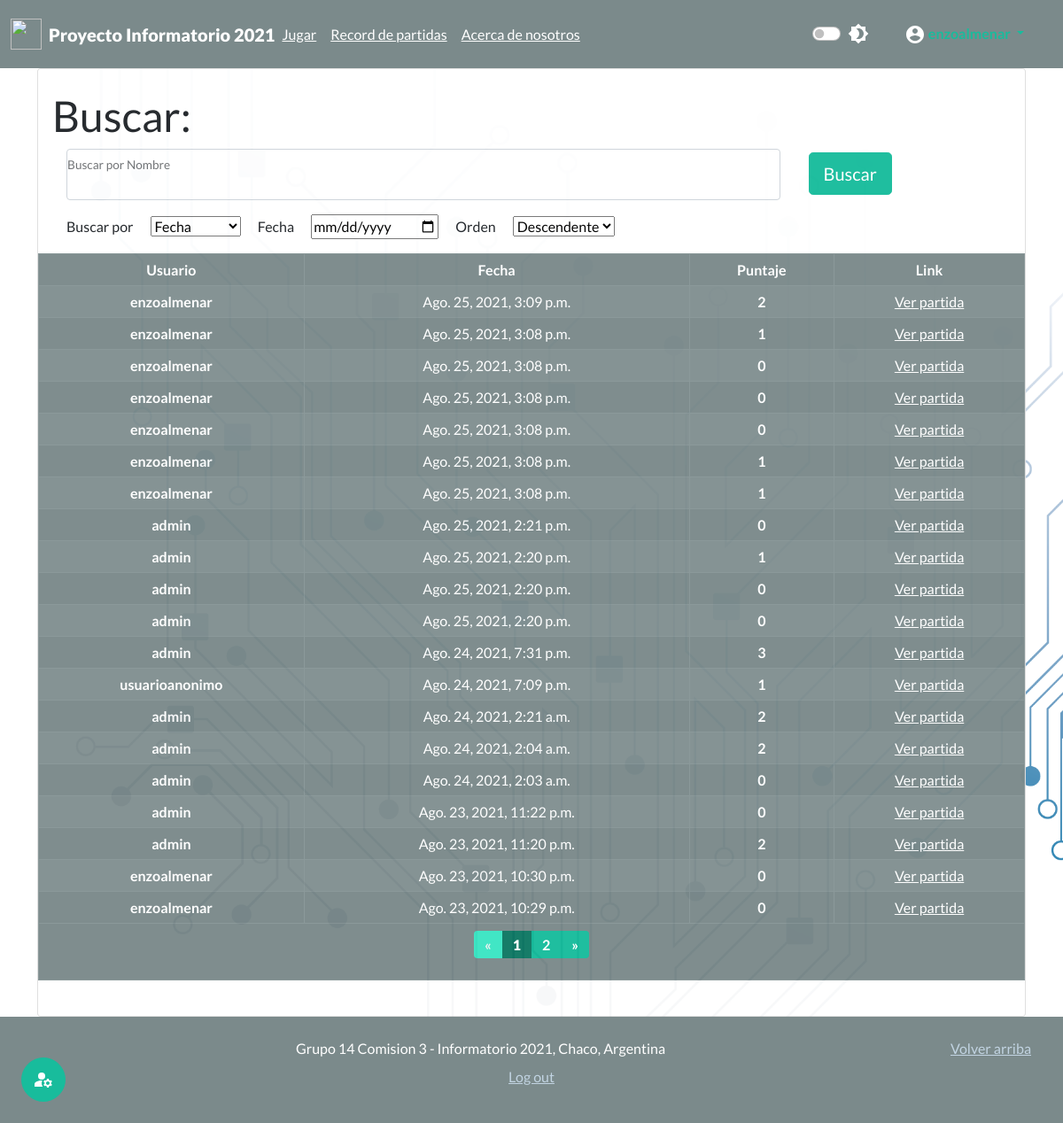
Page /partida/buscar/ (signed in) on the committed database.
### juego_chaco/models.py (models this page shows)
class Partida(models.Model):
    id=models.UUIDField(primary_key=True, default=uuid.uuid4, editable=False)
    usuario=models.ForeignKey(User,on_delete=models.CASCADE)
    puntuacion=models.IntegerField()
    fecha = models.DateTimeField(auto_now_add=True, editable=False)

### juego_chaco/views.py (the view)
# urls.py: path('buscar/',views.buscador,name="buscar-partida"),
def buscador(request):
    not_found=False
    page=request.GET.get('page', 1) #numero de la página de resultados
    buscar = request.GET.get('search', None)
    orden = request.GET.get('ord', 0) #por defecto busca descendente
    fecha = request.GET.get('met', None)
    atributo = request.GET.get('atr', "fecha") #por defecto busca por fecha
    cantidad = request.GET.get('num', 20) #Cantidad por página, 20 por defecto
    orden=["-",""][int(orden)] #convierte el 0 o 1 en los signos para buscar en la db
    atributo=("fecha" if atributo=="" else atributo) #si se deja en blanco entonces no carga ningun valor
    if buscar:#si se define palabras clave las filtra
        buscar=buscar.split(" ")
        usuarios=User.objects.filter(reduce(lambda x, y: x | y, [Q(username__contains=x) for x in buscar])) #primero busca coincidencias en usuarios existentes
        if usuarios.exists():
            partidas=Partida.objects.filter(reduce(lambda x, y: x | y, [Q(usuario=x) for x in usuarios])).order_by(orden+atributo) #luego busca las partidas realizadas por dichos usuarios
        else:
            not_found=True
    else: #en caso contrario busca todas las partidas en la db
        partidas=Partida.objects.all().order_by(orden+atributo)
    if fecha and not not_found:
        fecha=fecha.split("-")
        fecha=[int(i) for i in fecha]
        fecha=date(fecha[0],fecha[1],fecha[2])
        partidas=partidas.filter(fecha__contains=fecha)
    if not_found or not partidas.exists():
        messages.add_message(request, messages.ERROR, 'No se han encontrado resultados.')
        return redirect("/partida/buscar/")
    resultados_paginados=revisar_partida(partidas,int(page),int(cantidad))
    context={"partidas":resultados_paginados, "ranking":True}
    return render(request, 'juego/buscador_partidas.html',context)

### juego_chaco/views.py (called while the page is built)
def revisar_partida(partidas,page,cant):
    paginator=Paginator(partidas,cant)
    try:
        return paginator.page(page)
    except PageNotAnInteger:
        return paginator.page(1)
    except EmptyPage:
        return paginator.page(paginator.num_pages)

### templates/juego/buscador_partidas.html (shortened to what this page needs)
{% extends 'base.html' %}
{% load static %}
{% block content %}
<div class="container">
    <div class="col g-3 py-4 card"  style="opacity: 0.97;">
        <div class="container">
            <h1>Buscar:</h2>
            <div class="row row-cols-2">
                <div class="col-9 form-floating mx-3">
                    <input class="form-control mb-3 w-100" id="user" type="text">
                    <label for="user">Buscar por Nombre</label>
                </div>
                <div class="col-2 p-1">
                    <button class="btn btn-lg btn-success mb-3" onclick="updateUrl()" type="button">Buscar</button>
                </div>
            </div>
            <div classs="row">
                <label class="mx-3" for="attribute">Buscar por</label>
                <select class="form-select-md mb-3" name="attribute" id="attribute">
                    <option value="fecha">Fecha</option>
                </select>
                <label class="mx-3" for="date">Fecha</label>
                <input class="form-date-md mb-3" type="date" id="date" name="date">
                <label class="mx-3" for="order">Orden</label>
                <select class="form-select-md mb-3" name="order" id="order">
                    <option value="0">Descendente</option>
                </select>
            </div>
        </div>
        <div class="row">
            <div>{% include 'partials/_tableresults.html' %}</div>
        </div>
    </div>
</div>
{% endblock %}

### templates/partials/_tableresults.html (shortened to what this page needs)
{% load static %}
<table class="table table-dark table-bordered table-striped table-hover">
    <thead class="thead-dark text-center">
        <tr>
            {% if ranking %}
            <th>Usuario</th>
            {% endif %}
            <th>Fecha</th>
            <th>Puntaje</th>
            <th>Link</th>
    </thead>
    {% if partidas.has_other_pages %}
    <tfoot>
        <tr>
            <th colspan="4">
                <div class="form-inline">
                    <nav aria-label="Page navigation example">
                        <ul class="pagination pagination-md justify-content-center">
                            {% if partidas.has_previous %}
                            <li class="page-item">
                                <a class="page-link" href="?page={{partidas.previous_page_number }}" aria-label="Previous">
                                    <span aria-hidden="true">&laquo;</span>
                                </a>
                            </li>
                            {% else %}
                            <li class="page-item disabled">
                                <a class="page-link" href="#" aria-label="Previous">
                                    <span aria-hidden="true">&laquo;</span>
                                </a>
                            </li>
                            {% endif %}
                            {% for i in partidas.paginator.page_range %}
                                {% if partidas.number == i %}
                                <li class="page-item active"><a class="page-link" href="#"><b>{{i}}</b></a></li>
                                {% else %}
                                <li class="page-item"><a class="page-link" href="?page={{i}}">{{i}}</a></li>
                                {% endif %}
                            {% endfor %}
                            {% if partidas.has_next %}
                            <li class="page-item">
                                <a class="page-link" href="?page={{partidas.next_page_number}}" aria-label="Next">
                                    <span aria-hidden="true">&raquo;</span>
                                </a>
                            </li>
                            {% else %}
                            <li class="page-item disabled">
                                <a class="page-link" href="#" aria-label="Next">
                                    <span aria-hidden="true">&raquo;</span>
                                </a>
                            </li>
                            {% endif %}
                        </ul>
                    </nav>
                </div>
            </th>
        </tr>
    </tfoot>
    {% endif %}
    <tbody>
        {% for partida in partidas %}
        <tr  class="text-center">
            {% if ranking %}
            <th>{{partida.usuario}}</th>
            {% endif %}
            <td>{{partida.fecha}}</td>
            <td><b>{{partida.puntuacion}}</b></td>
            <td><a href="{% url 'ver-partida' partida.id %}" style="color:#fff">Ver partida</a></td>
        </tr>
        {% endfor %}
    </tbody>
</table>

### rows in the picture
Partida: usuario "enzoalmenar", fecha "Ago. 25, 2021, 3:09 p.m.", puntuacion "2"
Partida: usuario "enzoalmenar", fecha "Ago. 25, 2021, 3:08 p.m.", puntuacion "1"
Partida: usuario "enzoalmenar", fecha "Ago. 25, 2021, 3:08 p.m.", puntuacion "0"
Partida: usuario "enzoalmenar", fecha "Ago. 25, 2021, 3:08 p.m.", puntuacion "0"
Partida: usuario "enzoalmenar", fecha "Ago. 25, 2021, 3:08 p.m.", puntuacion "0"
Partida: usuario "enzoalmenar", fecha "Ago. 25, 2021, 3:08 p.m.", puntuacion "1"
Partida: usuario "enzoalmenar", fecha "Ago. 25, 2021, 3:08 p.m.", puntuacion "1"
Partida: usuario "admin", fecha "Ago. 25, 2021, 2:21 p.m.", puntuacion "0"
Partida: usuario "admin", fecha "Ago. 25, 2021, 2:20 p.m.", puntuacion "1"
Partida: usuario "admin", fecha "Ago. 25, 2021, 2:20 p.m.", puntuacion "0"
Partida: usuario "admin", fecha "Ago. 25, 2021, 2:20 p.m.", puntuacion "0"
Partida: usuario "admin", fecha "Ago. 24, 2021, 7:31 p.m.", puntuacion "3"
Partida: usuario "usuarioanonimo", fecha "Ago. 24, 2021, 7:09 p.m.", puntuacion "1"
Partida: usuario "admin", fecha "Ago. 24, 2021, 2:21 a.m.", puntuacion "2"
Partida: usuario "admin", fecha "Ago. 24, 2021, 2:04 a.m.", puntuacion "2"
Partida: usuario "admin", fecha "Ago. 24, 2021, 2:03 a.m.", puntuacion "0"
Partida: usuario "admin", fecha "Ago. 23, 2021, 11:22 p.m.", puntuacion "0"
Partida: usuario "admin", fecha "Ago. 23, 2021, 11:20 p.m.", puntuacion "2"
Partida: usuario "enzoalmenar", fecha "Ago. 23, 2021, 10:30 p.m.", puntuacion "0"
Partida: usuario "enzoalmenar", fecha "Ago. 23, 2021, 10:29 p.m.", puntuacion "0"

### other values in the picture
{{ i }} "1"
{{ i }} "2"
